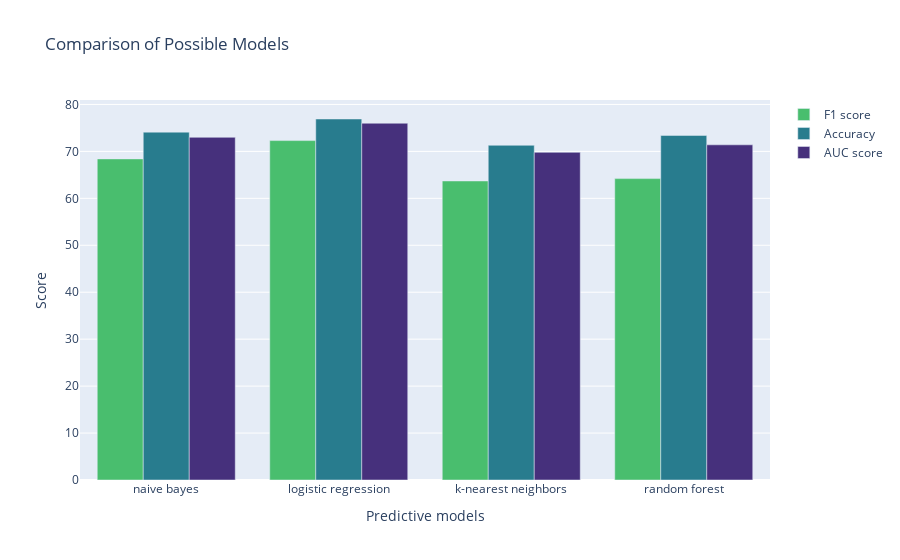

This figure's notebook cell:
### Code cell
# Let's display that with plotly.
mydata1 = go.Bar(
    x=compare_models.loc['F1 score'].index,
    y=compare_models.loc['F1 score'],
    name=compare_models.index[0],
    marker=dict(color=Viridis[50])
)
mydata2 = go.Bar(
    x=compare_models.loc['Accuracy'].index,
    y=compare_models.loc['Accuracy'],
    name=compare_models.index[1],
    marker=dict(color=Viridis[30])
)
mydata3 = go.Bar(
    x=compare_models.loc['AUC score'].index,
    y=compare_models.loc['AUC score'],
    name=compare_models.index[2],
    marker=dict(color=Viridis[10])
)
mylayout = go.Layout(
    title='Comparison of Possible Models',
    xaxis = dict(title = 'Predictive models'), # x-axis label
    yaxis = dict(title = 'Score'), # y-axis label
    
)
fig = go.Figure(data=[mydata1, mydata2, mydata3], layout=mylayout)
fig

### Figure 1 — Plotly figure (JSON) as saved in the notebook; plotly's stock layout.template omitted (floating-point values rounded to 4 significant figures)
{"data": [{"marker": {"color": "#49be6e"}, "name": "F1 score", "type": "bar", "x": ["naive bayes", "logistic regression", "k-nearest neighbors", "random forest"], "y": [68.4, 72.3, 63.7, 64.2]}, {"marker": {"color": "#287c8e"}, "name": "Accuracy", "type": "bar", "x": ["naive bayes", "logistic regression", "k-nearest neighbors", "random forest"], "y": [74.1, 76.9, 71.3, 73.4]}, {"marker": {"color": "#46307c"}, "name": "AUC score", "type": "bar", "x": ["naive bayes", "logistic regression", "k-nearest neighbors", "random forest"], "y": [73, 76, 69.8, 71.4]}], "layout": {"autosize": true, "title": {"text": "Comparison of Possible Models"}, "xaxis": {"autorange": true, "range": [-0.5, 3.5], "title": {"text": "Predictive models"}, "type": "category"}, "yaxis": {"autorange": true, "range": [0, 80.95], "title": {"text": "Score"}, "type": "linear"}}}
